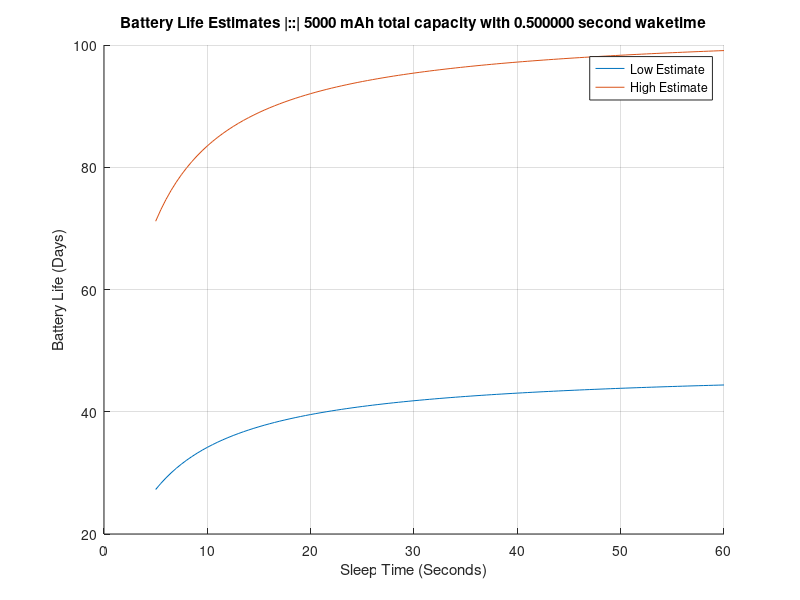

Recreate this plot in MATLAB.
%% Battery_Analysis.m
% Nipun Gunawardena
% Estimate battery life for BTEMS
% TODO: Add sleepTime/wakeTime low and high?


clear all, close all, clc


%% Initialize variables
numBatsSeries = 4;      % Natural number
numBatsParallel = 2;    % Natural number, don't use 0
voltsPerBat = 1.5;      % V
batCapacity = 2500;     % mAh
sleepLow = 2.02;        % mA - Lowest reading measured while sleeping
sleepHigh = 4.40;       % mA - Highest reading measured while sleeping
wakeLow = 12;           % mA - Lowest reading measured while awake
wakeHigh = 40;          % mA - Highest reading measured while awake


%% Vary sleeptime to see effect on battery life
wakeTime = 0.5/3600;       % Convert seconds to hours
sleepTime = (5:0.5:60)/3600;
totCapacity = numBatsParallel*batCapacity;
avgCurrentLow = (1./(sleepTime + wakeTime)) .* (sleepLow*sleepTime + wakeLow*wakeTime);
avgCurrentHigh = (1./(sleepTime + wakeTime) .* (sleepHigh*sleepTime + wakeHigh*wakeTime));
highEstimate = totCapacity./avgCurrentLow;
lowEstimate = totCapacity./avgCurrentHigh;


%% Plot
wakeTime = wakeTime * 3600;     % Get back to seconds
sleepTime = sleepTime * 3600;

figure()
hold all
plot(sleepTime, lowEstimate/24);
plot(sleepTime, highEstimate/24);
title(sprintf('Battery Life Estimates |::| %d mAh total capacity with %f second waketime', totCapacity, wakeTime));
xlabel('Sleep Time (Seconds)');
ylabel('Battery Life (Days)');
legend('Low Estimate','High Estimate');
grid on